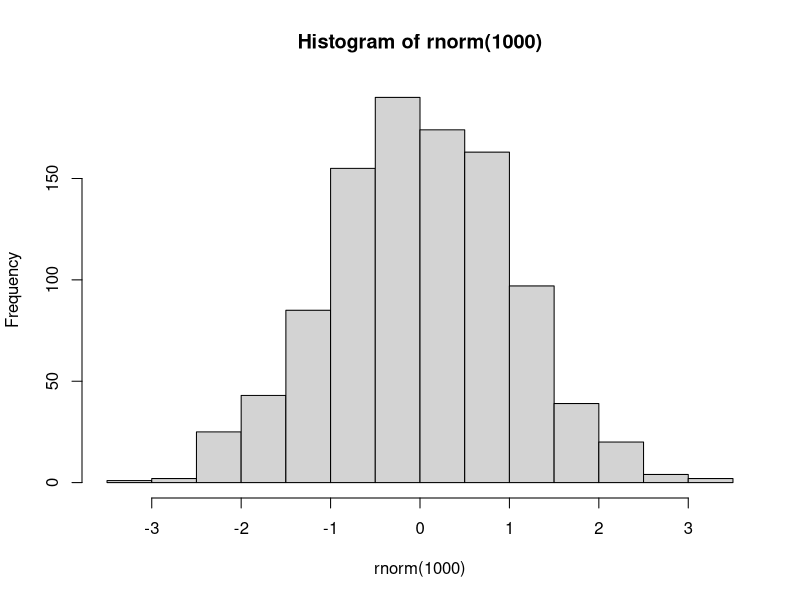

This figure's R source:
## ---- chunk 1
knitr::opts_chunk$set(echo = FALSE)
## ---- chunk 2
# Make a histogram
hist(rnorm(1000))
